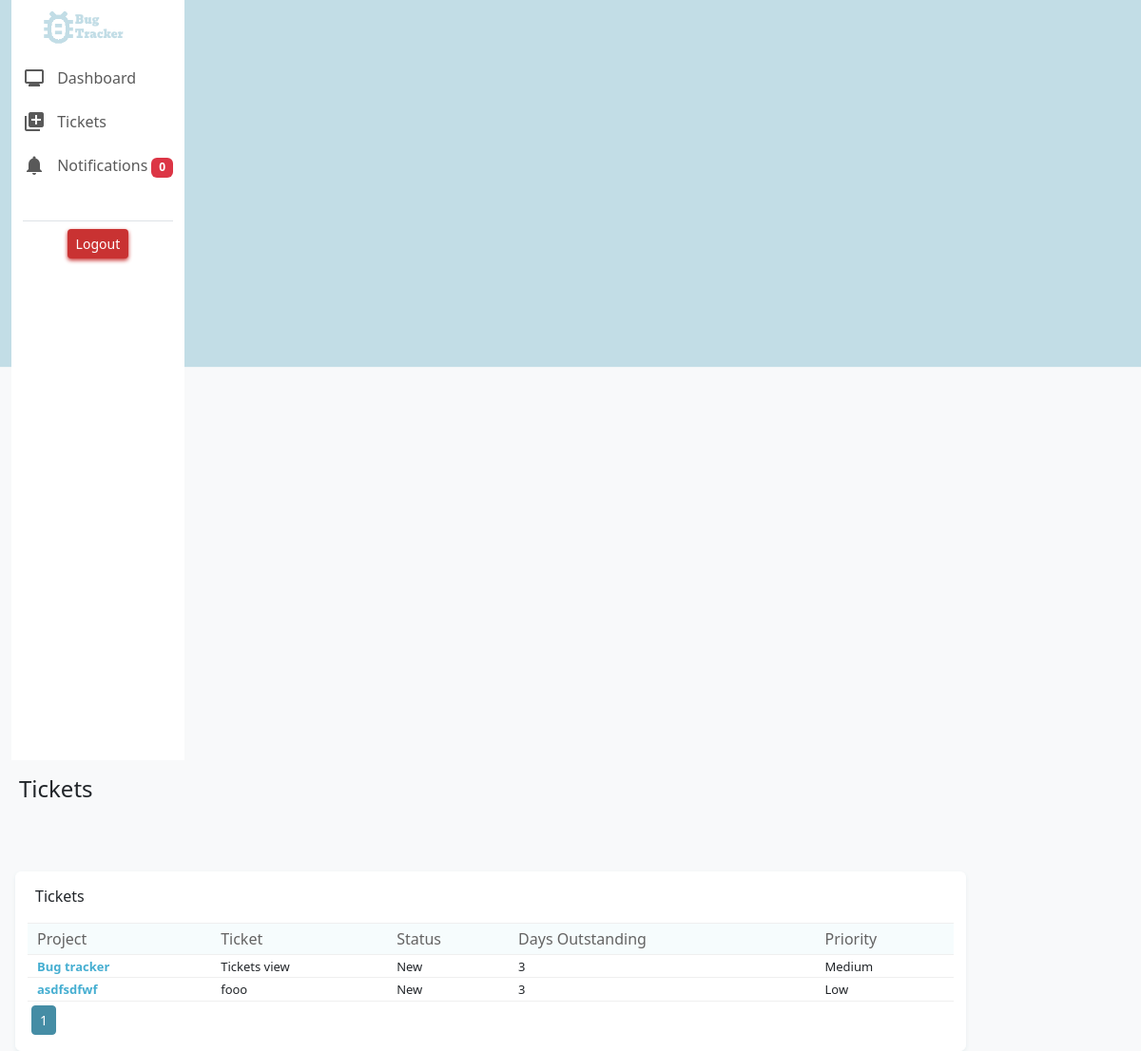
The app's page /tickets (signed in), older data.
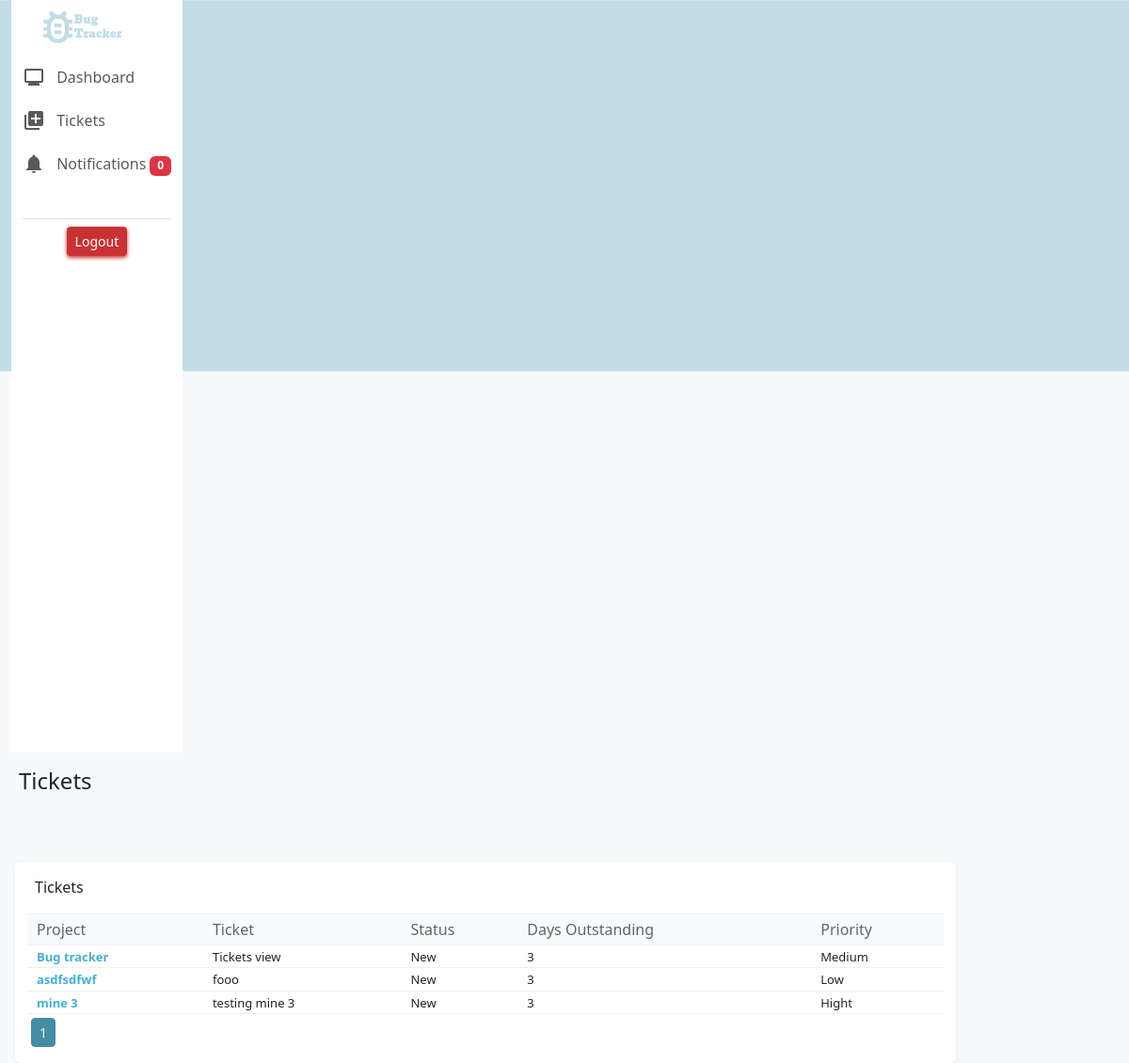
The same page, newer data.
### bug_tracker/models.py (models this page shows, shortened)
class Ticket(models.Model):
    STATUS_CHOICES = [
        ('New', 'New'),
        ('In Progress', 'In Progress'),
        ('Completed', 'Completed'),
    ]
    PRIORITY_CHOICES = [
        ('Low', 'Low'),
        ('Medium', 'Medium'),
        ('High', 'High'),
    ]
    TYPE_CHOICES = [
        ('Bug', 'Bug'),
        ('Feature', 'Feature'),
        ('Task', 'Task'),
    ]
    project = models.ForeignKey('Project', on_delete=models.CASCADE, related_name='project_tickets', null=True)
    title = models.CharField(max_length=255)
    description = models.TextField()
    author = models.ForeignKey(CustomUser, on_delete=models.CASCADE, null=True, blank=True)
    status = models.CharField(max_length=20, choices=STATUS_CHOICES)
    priority = models.CharField(max_length=20, choices=PRIORITY_CHOICES)
    ticket_type = models.CharField(max_length=20, choices=TYPE_CHOICES)
    estimated_time = models.IntegerField()
    assigned_devs = models.ManyToManyField(CustomUser, related_name='assigned_tickets', blank=True)

class Project(models.Model):
    project_name = models.CharField(max_length=255)
    project_description = models.TextField()
    team_members = models.ManyToManyField(CustomUser)
    project_creator = models.ForeignKey(CustomUser, on_delete=models.CASCADE, related_name='created_projects', null=True)

### bug_tracker/views.py (the view)
# urls.py: path("tickets", views.tickets, name="tickets"),
@login_required(login_url='layout')
def tickets(request):
    if request.method == "GET":
        tickets = Ticket.objects.filter(author=request.user).order_by("id")
        paginator4 = Paginator(tickets, 10)
        page_number4 = request.GET.get('page4')
        page_obj4 = paginator4.get_page(page_number4)
        return render(request, "bug_tracker/tickets.html", {
            "tickets": page_obj4,
            "page_range4": paginator4.page_range,
            "page_number4": page_obj4.number,
        })

### bug_tracker/context_processors.py (called while the page is built)
def my_context_processor(request):
    new_count = 0
    if request.user.is_authenticated:
        notifications = Notification.objects.filter(user=request.user)
        now = timezone.now()
        threshold = now - timedelta(seconds=60)
        today_notifications = notifications.filter(created_at__gte=threshold)
        new_count = today_notifications.count()
    return {
        'new_count': new_count
    }

### bug_tracker/templates/bug_tracker/tickets.html (shortened to what this page needs)
{% extends "bug_tracker/layout.html" %}
{% load static %}
{% block content %}
<div class="col-sm-10">
    <div class="pt-3 ps-2 h4 pb-3"> Tickets</div>
    <div class="row">
      <div class="col-sm-12 bg-light2 border-charts mt-5 ms-3 rounded">
          <div class="d-flex justify-content-between">
              <div class="h6 pt-3 ps-2"> Tickets </div>
          </div>
          <div>
              <table class="table-responsive table-hover">
                  <thead>
                    <tr>
                      <th>Project</th>
                      <th>Ticket</th>
                      <th>Status</th>
                      <th>Days Outstanding</th>
                      <th>Priority</th>
                    </tr>
                  </thead>
                  <tbody>
                    {% for ticket in tickets %}
                       <tr>
                        <td class="text-color5 size1"><b><a class="text-color5 size1 x" href="{% url 'project_view' ticket.project.id %}">{{ ticket.project.project_name }}</b></a></td>
                        <td class="truncate size1">{{ ticket.title }}</td>
                        <td class="truncate size1">{{ ticket.status }}</td>
                        <td class="truncate size1">{{ ticket.estimated_time }}</td>
                        <td class="truncate size1">{{ ticket.priority }}</td>
                      </tr>
                    {% endfor %}
                  </tbody>
                </table>
                <div>
                  <nav aria-label="...">
                    <ul class="pagination pagination-sm pt-1 ps-1">
                      {% for page in page_range4 %}
                      <li class="page-item text-color5 {%  if page_number4 == page %} active {% endif %}">
                        <a class="page-link text-color5 {%  if page_number4 == page %} active {% endif %}" href="?page4={{ page }}" tabindex="-1">{{ page }}</a>
                      </li>
                      {% endfor %}
                    </ul>
                  </nav>
                </div>
          </div>
      </div>
    </div>
  </div>
{% endblock %}

Row changes from the older to the newer data that the page shows:
added Ticket: project.project_name "mine 3", title "testing mine 3", status "New", estimated_time "3", priority "Hight"
